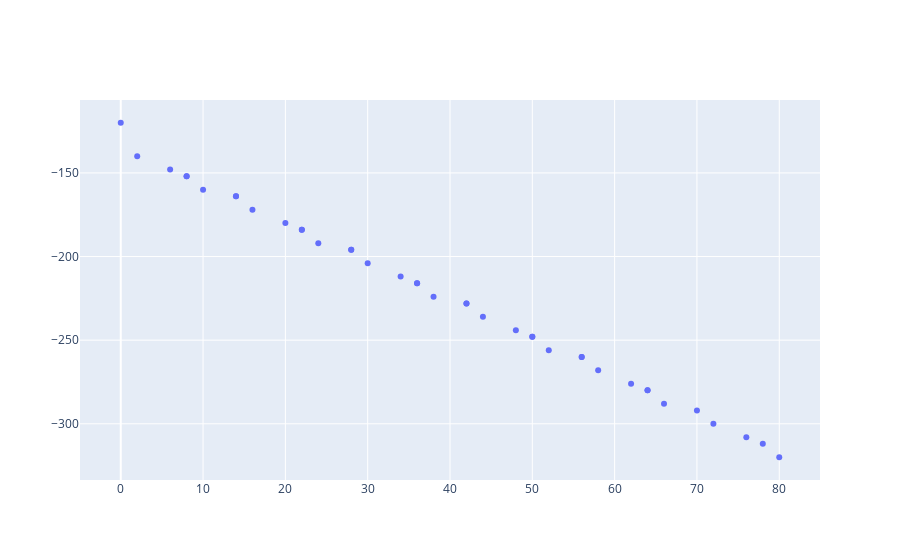

The code cell stored with this chart in its notebook:
### Code cell
# Impresión de la curva de Pareto y de los mejores individuos para su selección
resultados = results.F.T
fig = go.Figure(data=go.Scatter(x=resultados[0], y=resultados[1], mode='markers'))
fig.show()
print(results.X)

import pandas as pd
import numpy as np

a = results.X
b = results.F
df1 = pd.DataFrame(a)
df2 = pd.DataFrame(b)

df1.to_csv("Resultados1.xlsx")
df2.to_csv("Resultados2.xlsx")

### Figure 1 — Plotly figure (JSON) as saved in the notebook; plotly's stock layout.template omitted (floating-point values rounded to 4 significant figures)
{"data": [{"mode": "markers", "type": "scatter", "x": [48, 50, 34, 36, 50, 42, 52, 6, 8, 28, 38, 0, 58, 42, 24, 14, 30, 16, 64, 62, 64, 70, 10, 72, 14, 56, 44, 20, 2, 78, 8, 66, 22, 56, 76, 22, 28, 80, 36], "y": [-244, -248, -212, -216, -248, -228, -256, -148, -152, -196, -224, -120, -268, -228, -192, -164, -204, -172, -280, -276, -280, -292, -160, -300, -164, -260, -236, -180, -140, -312, -152, -288, -184, -260, -308, -184, -196, -320, -216]}], "layout": {}}
